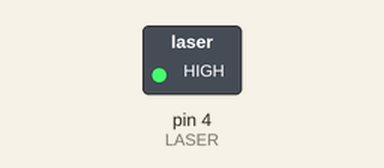
A sketch run on a simulated Arduino Uno, built with avr-gcc and run on an emulated ATmega328P. Shown: switched loads named in the sketch (green lamp = pin HIGH).

Above: at 0.1 s.
Timing chart, 0 to 1.6 s (numbered marks = the images above):
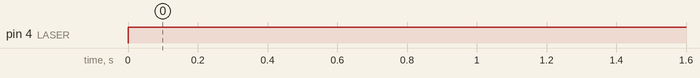

Measured:
- by itself, pin 4 (LASER): LOW → HIGH at 0.00 s

The sketch:

laser.ino
```cpp
int LASER=4;
void setup() {
  // put your setup code here, to run once:
  pinMode(LASER,OUTPUT);
}

void loop() {
  // put your main code here, to run repeatedly:
 digitalWrite(LASER,HIGH);
 delay(1000);

}
```
